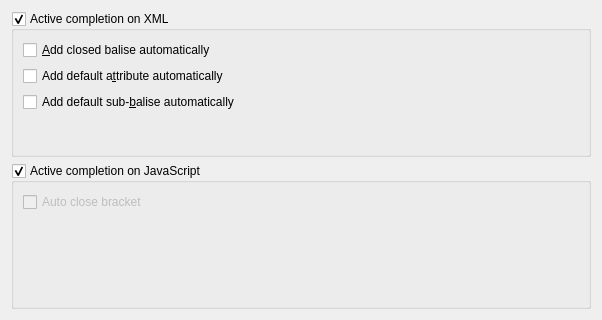
<?xml version="1.0" encoding="UTF-8"?>
<ui version="4.0">
 <class>EditorsConfigForm</class>
 <widget class="QWidget" name="EditorsConfigForm">
  <property name="geometry">
   <rect>
    <x>0</x>
    <y>0</y>
    <width>602</width>
    <height>320</height>
   </rect>
  </property>
  <property name="windowTitle">
   <string>Customize Web Plugin</string>
  </property>
  <layout class="QVBoxLayout" name="verticalLayout">
   <item>
    <widget class="QGroupBox" name="m_activeXmlGroupBox">
     <property name="title">
      <string>Active completion on XML</string>
     </property>
     <property name="checkable">
      <bool>true</bool>
     </property>
     <layout class="QFormLayout" name="formLayout">
      <property name="fieldGrowthPolicy">
       <enum>QFormLayout::ExpandingFieldsGrow</enum>
      </property>
      <property name="labelAlignment">
       <set>Qt::AlignLeading|Qt::AlignLeft|Qt::AlignVCenter</set>
      </property>
      <item row="0" column="0">
       <widget class="QCheckBox" name="m_addClosedBaliseCheckBox">
        <property name="text">
         <string>&amp;Add closed balise automatically</string>
        </property>
       </widget>
      </item>
      <item row="1" column="0">
       <widget class="QCheckBox" name="m_addDefaultAttributeCheckBox">
        <property name="text">
         <string>Add default a&amp;ttribute automatically</string>
        </property>
       </widget>
      </item>
      <item row="2" column="0">
       <widget class="QCheckBox" name="m_addDefaultSubBaliseCheckBox">
        <property name="text">
         <string>Add default sub-&amp;balise automatically</string>
        </property>
       </widget>
      </item>
     </layout>
    </widget>
   </item>
   <item>
    <widget class="QGroupBox" name="m_javaScriptGroupBox">
     <property name="title">
      <string>Active completion on JavaScript</string>
     </property>
     <property name="flat">
      <bool>false</bool>
     </property>
     <property name="checkable">
      <bool>true</bool>
     </property>
     <layout class="QFormLayout" name="formLayout_2">
      <item row="0" column="0">
       <widget class="QCheckBox" name="checkBox_4">
        <property name="enabled">
         <bool>false</bool>
        </property>
        <property name="text">
         <string>Auto close bracket</string>
        </property>
       </widget>
      </item>
     </layout>
    </widget>
   </item>
  </layout>
 </widget>
 <resources/>
 <connections/>
</ui>
